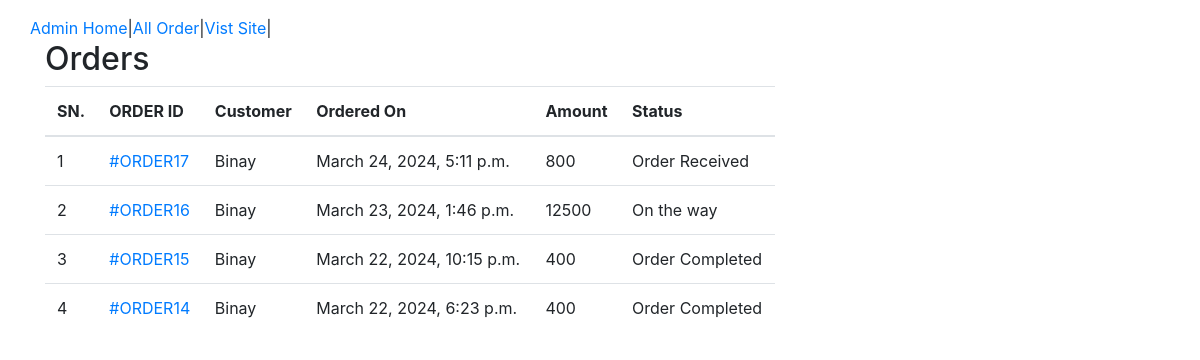
The page /owner/admin-all-orders/ (signed in) on the database as committed earlier.
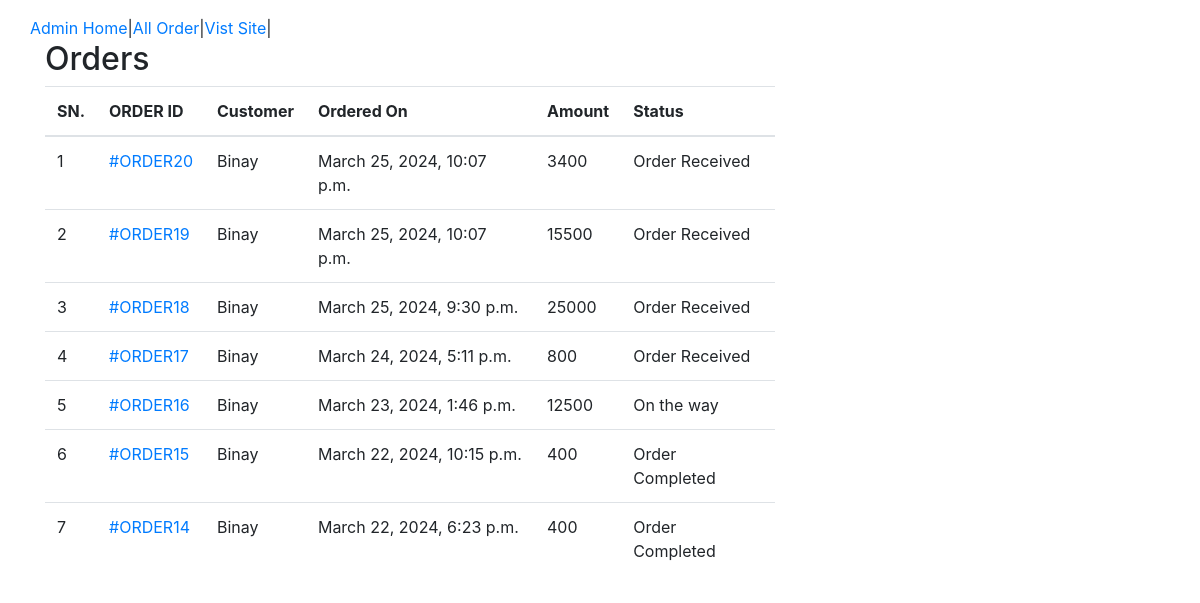
The same page on the database as committed later.
### shop/models.py (models this page shows, shortened)
class Order(models.Model):
    cart = models.OneToOneField(Cart, on_delete=models.CASCADE)
    ordered_by = models.CharField(max_length=200)
    shipping_address = models.CharField(max_length=200)
    mobile = models.CharField(max_length=10)
    email = models.EmailField(null=True, blank=True)
    subtotal = models.PositiveIntegerField()
    discount = models.PositiveIntegerField()
    total = models.PositiveIntegerField()
    order_status = models.CharField(max_length=50, choices=ORDER_STATUS)
    created_at = models.DateTimeField(auto_now_add=True)
    payment_method = models.CharField(max_length=20, choices=METHOD, default="Cash On Delivery")
    payment_completed = models.BooleanField(
        default=False, null=True, blank=True)

### owner/views.py (the view)
# urls.py: path('admin-all-orders/', AdminOrderListView.as_view(), name="admin_order_list"),
class AdminOrderListView(AdminRequiredMixin, ListView):
    template_name = "adminpages/admin_orderlist.html"
    queryset = Order.objects.all().order_by("-id")
    context_object_name = "ord_obj"

### owner/views.py (called while the page is built)
    def dispatch(self, request, *args, **kwargs) :
        user = request.user
        if request.user.is_authenticated and Admin.objects.filter(user=user).exists():
            print("llog")
        else:
            return redirect("owner/admin-login/")
        print(user)
        return super().dispatch(request, *args, **kwargs)

### templates/adminpages/admin_orderlist.html (shortened to what this page needs)
{% extends 'adminpages/admin_base.html'%}
{% block content%}
<div class="container">
    <div class="row">
        <div class="col-md-8">
            <h2>Orders</h2>
            <table class="table table-hover">
                <thead>
                    <tr>
                        <th>SN.</th>
                        <th>ORDER ID</th>
                        <th>Customer</th>
                        <th>Ordered On</th>
                        <th>Amount</th>
                        <th>Status</th>
                    </tr>
                </thead>
                <tbody>
                    {% for i in ord_obj %}
                    <tr>
                        <td>{{forloop.counter}}</td>
                        <td><a href="{% url 'owner:admin_order_detail' i.id%}">#ORDER{{i.id}}</td>
                        <td>{{i.ordered_by}}</td>
                        <td>{{i.created_at}}</td>
                        <td>{{i.total}}</td>
                        <td>{{i.order_status}}</td>
                    </tr>
                    {% endfor %}
                </tbody>
            </table>
</div>
{% endblock %}

Rows that differ between the two databases and show on the page:
added Order: id "20", ordered_by "Binay", created_at "March 25, 2024, 10:07 p.m.", total "3400", order_status "Order Received"
added Order: id "19", ordered_by "Binay", created_at "March 25, 2024, 10:07 p.m.", total "15500", order_status "Order Received"
added Order: id "18", ordered_by "Binay", created_at "March 25, 2024, 9:30 p.m.", total "25000", order_status "Order Received"
